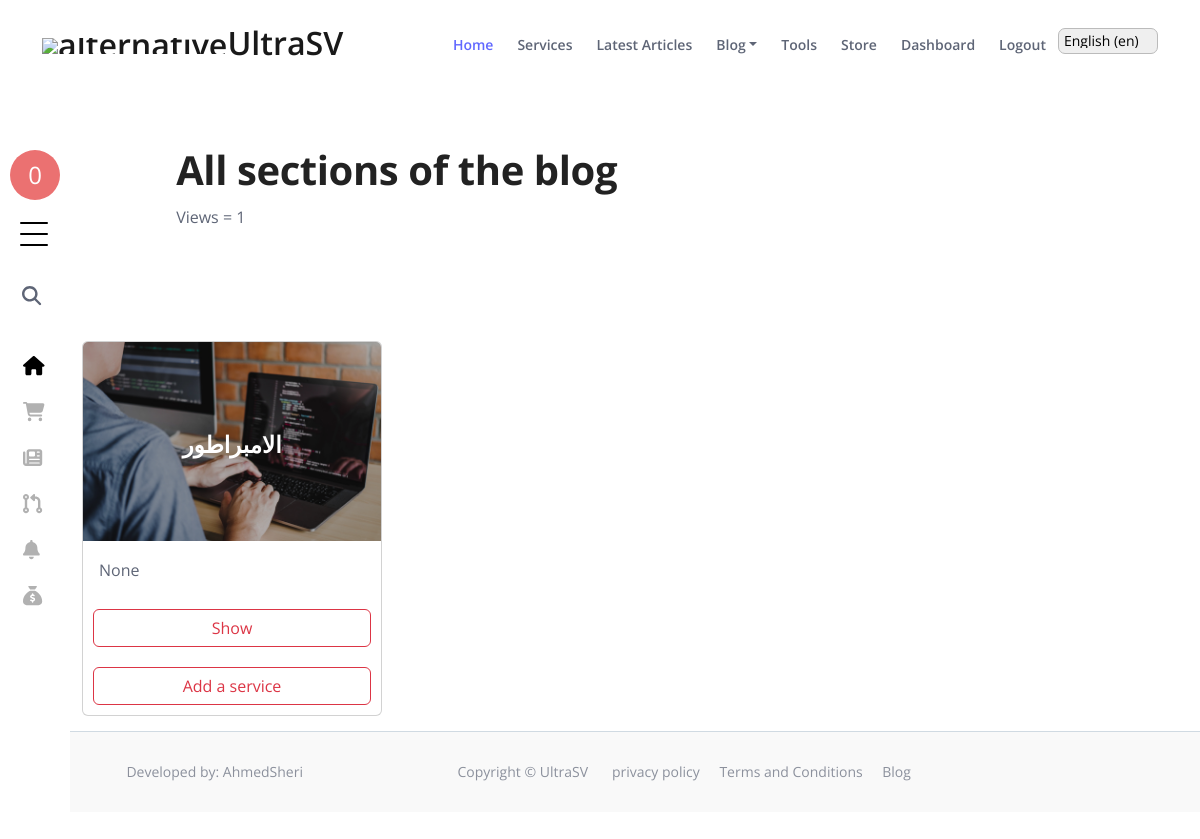
Screenshot of /en/dashboard/myBlog (signed in) with the database file from the repository.
### blog/models.py (models this page shows)
class blogTypes(models.Model):
    name = models.CharField(max_length=255, verbose_name="اسم المدونة")
    desc = models.TextField(verbose_name="وصف", null=True, blank=True)
    img = models.ImageField(upload_to='blogTypes/img/', null=True, blank=True)
    img_desc = models.CharField(max_length=255, verbose_name="وصف الصورة", null=True, blank=True)
    keyword = models.TextField(verbose_name="كلمات مفتاحية", null=True, blank=True)
    created_date = models.DateTimeField(auto_now_add=True)
    def __str__(self):
        return self.name

### dashboard/views.py (the view)
# urls.py: path('myBlog', views.myBlog, name='myBlog'),
def myBlog(request):
    viewerCounter = ArticleViews.objects.all().count()
    store_types = blogTypes.objects.all()
    return render(request, 'dashboard/blog/myBlog.html', {'blog_types':store_types, "viewerCounter":viewerCounter})

### blog/templatetags/loadArticleTypes.py (called while the page is built)
@register.simple_tag
def ArticleTypesObjects():
      return blogTypes.objects.all()

### dashboard/templatetags/dashboard_store.py (called while the page is built)
@register.simple_tag
def get_notification(receiver_id):
      notifications = Notification.objects.filter(receiver__id=receiver_id)
      return notifications

### templates/dashboard/blog/myBlog.html (shortened to what this page needs)
{% extends 'dashboard/base.html' %}
{% load static %}
{% load i18n %}
{% get_current_language as LANGUAGE_CODE %}
{% block links %}
<link rel="stylesheet" href="{% static 'css/blog.css' %}">
<link rel="stylesheet" href="{% static 'css/articles.css' %}">
{% endblock %}
{% block content %}
{% if LANGUAGE_CODE == "en" %}
<div>
    <header class="ex-header">
          <div class="container">
              <div class="row">
                  <div class="col-xl-10 offset-xl-1">
                      <h1>All sections of the blog</h1>
                      <p>{% if user.is_superuser %} Views = {{viewerCounter}} {% endif %}</p>
                  </div>
              </div>
          </div>
      </header>
      <div class="container blog-box">
          {% for blog_type in blog_types %}
          <div class="card blog-card">
            <div class="img-name">
                <div class="text-img">
                    {{blog_type.name}}
                </div>
                <img src="
                    {% if blog_type.img %}
                    {{blog_type.img.url}}
                    {% endif %}
                    " class="card-img-top" alt="{{blog_type.img_desc}}">
            </div>
            <div class="card-body">
                <p class="card-text">{{blog_type.desc}}</p>
            </div>
            <a class="btn btn-outline-danger"
            style="display: block;margin: auto; width: -webkit-fill-available; margin: 10px; z-index: 999;"
            href="{% url 'myArticles' blog_type.id %}" id="button-addon1">Show</a>
            <a class="btn btn-outline-danger"
            style="display: block;margin: auto; width: -webkit-fill-available; margin: 10px; z-index: 999;"
            href="{% url 'AddNewArticleForMe' blog_type.id %}" id="button-addon1">Add a service</a>
        </div>
          {% endfor %}
          <br>
      </div>
  </div>
{% endif %}
{% endblock %}

### templates/dashboard/base.html (shortened to what this page needs)
{% load static %}
{% load i18n %}
{% load dashboard_store %}
{% get_current_language as LANGUAGE_CODE %}
<!DOCTYPE html>
<html lang="{{LANGUAGE_CODE}}">
<head>
    <link href="{% static 'css/bootstrap.min.css' %}" rel="stylesheet">
    <link rel="stylesheet" href="{% static 'fontawesome/css/all.css' %}">
    <link href="{% static 'css/swiper.css' %}" rel="stylesheet">
    <link href="{% static 'css/styles.css' %}" rel="stylesheet">
    <link href="{% static 'css/base.css' %}" rel="stylesheet">
    <link rel="stylesheet" href="{% static 'dashboard/sidebar/css/style.css' %}">
    {% block links %}
    {% endblock %}
</head>
<body data-bs-spy="scroll" data-bs-target="#navbarExample">
    {% include 'parts/navbar.html' %}
    {% get_notification user.id as notifications %}
    <div class="all">
        <aside class="sidebar" style="padding-top: 120px;">
            <div class="side-inner" >
                <div class="toggle" style="padding-top: 68px;">
                    <a href="#" class="burger js-menu-toggle" data-toggle="collapse" data-target="#main-navbar">
                        <span></span>
                    </a>
                </div>
                <div class="logo-wrap">
                    <div class="logo">
                        <span>{{user.username|slice:1}}</span>
                    </div>
                </div>
                <div class="search-form">
                    <form action="#">
                        <span class="wrap-icon">
                            <i class="fa-solid fa-magnifying-glass"></i>
                        </span>
                        <input type="text" class="form-control" placeholder="Search...">
                    </form>
                </div>
                <div class="nav-menu">
                    <ul>
                        <li class="active"><a href="{% url 'dashboardMain' %}" class="d-flex align-items-center">
                                <span class="wrap-icon mr-3">
                                    <i class="fa-solid fa-house"></i>
                                </span>
                                <span class="menu-text">الرئيسية</span></a>
                        </li>
                        <li><a href="{% url 'mySotre' %}" class="d-flex align-items-center"><span
                                    class="wrap-icon mr-3">
                                    <i class="fa-solid fa-cart-shopping"></i>
                                </span>
                                <span class="menu-text">المتجر</span></a>
                        </li>
                        <li>
                            <a href="{% url 'myBlog' %}" class="d-flex align-items-center">
                                <span class="wrap-icon mr-3">
                                    <i class="fa-solid fa-newspaper"></i>
                                </span>
                            </a>
                        </li>
                        {% if user.is_superuser %}
                        <li><a href="{% url 'RequestsUnderReview' %}" class="d-flex align-items-center"><span
                                    class="wrap-icon mr-3">
                                    <i class="fa-solid fa-code-pull-request"></i>
                                </span>
                                <span class="menu-text">الطلبات</span></a>
                        </li>
                        {% endif %}
                        <li><a onclick="disableNotificationsRed()" type="button"  data-bs-toggle="offcanvas" data-bs-target="#offcanvasWithBothOptions"
                                aria-controls="offcanvasWithBothOptions" class="d-flex align-items-center"><span
                                    class="wrap-icon mr-3">
                                    <i class="fa-solid fa-bell"></i>
                                </span>
                                <span class="menu-text">اشعارات</span></a>
                        </li>
                        <li>
                            <a href="{% url 'Withdrawn' %}" class="d-flex align-items-center">
                                <span class="wrap-icon mr-3">
                                    <i class="fa-solid fa-sack-dollar"></i>
                                </span>
                            </a>
                        </li>
                    </ul>
                </div>
            </div>
        </aside>
        <div style="padding-left: 70px;">
            {% block content %}
            {% endblock %}
        </div>
    </div>
    {% include 'parts/footer.html' %}
</body>
</html>

### UltraSv/static/css/styles.css (style rules this page uses)
body, html { width: 100%; height: 100%; }
body, p { color: #5e6576; font: 400 1rem/1.625rem "Open Sans", sans-serif; }
h1 { color: #222222; font-weight: 700; font-size: 2.5rem; line-height: 3.25rem; letter-spacing: -0.4px; }
a { color: #5e6576; text-decoration: underline; }
.ex-header { padding-top: 9rem; padding-bottom: 5rem; background-color: #f9f9f9; }
@media (min-width: 1200px) { .container { max-width: 1140px; } }

### UltraSv/static/css/blog.css (style rules this page uses)
.blog-box { display:flex;flex-wrap: wrap;justify-content: flex-start;margin-bottom: 15px; }
.blog-card { width: 300px; margin-top:15px; margin-right: 15px; }
.blog-card img { filter: brightness(.7); }
.img-name { position: relative; }
.text-img { margin: auto; position: absolute; width: 100%; top: 45%; text-align: center; color: white; font-weight: bold; font-size: 23px; z-index: 998; }

### rows the page displays
blogTypes: name "الامبراطور", img (picture), desc "None"

### other values shown
{{ user.username|slice:1 }} "0"
{{ viewerCounter }} "1"
form field language "English (en)"
